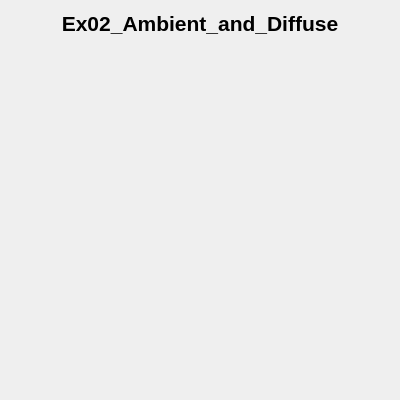
<?xml version="1.0" encoding="UTF-8"?>
<ui version="4.0">
 <class>window</class>
 <widget class="QWidget" name="window">
  <property name="geometry">
   <rect>
    <x>0</x>
    <y>0</y>
    <width>400</width>
    <height>400</height>
   </rect>
  </property>
  <property name="windowTitle">
   <string>window</string>
  </property>
  <layout class="QGridLayout" name="gridLayout">
   <item row="0" column="0">
    <widget class="QLabel" name="label">
     <property name="sizePolicy">
      <sizepolicy hsizetype="Preferred" vsizetype="Fixed">
       <horstretch>0</horstretch>
       <verstretch>0</verstretch>
      </sizepolicy>
     </property>
     <property name="font">
      <font>
       <pointsize>16</pointsize>
       <bold>true</bold>
      </font>
     </property>
     <property name="text">
      <string>Ex02_Ambient_and_Diffuse</string>
     </property>
     <property name="alignment">
      <set>Qt::AlignCenter</set>
     </property>
    </widget>
   </item>
   <item row="1" column="0">
    <widget class="glWidget" name="widget" native="true"/>
   </item>
  </layout>
 </widget>
 <customwidgets>
  <customwidget>
   <class>glWidget</class>
   <extends>QWidget</extends>
   <header location="global">glwidget.h</header>
   <container>1</container>
  </customwidget>
 </customwidgets>
 <resources/>
 <connections/>
</ui>
